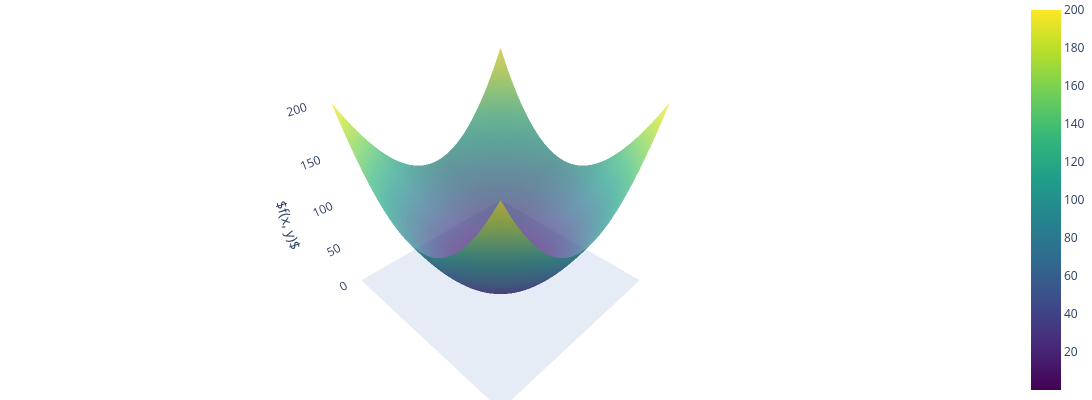

Here is the notebook cell this chart was saved with:
### Markdown cell above
### Interactive Plotting

### Code cell
import numpy as np
import plotly.graph_objects as go

# Define the grid for the plot
x = np.linspace(-10, 10, 100)
y = np.linspace(-10, 10, 100)
X, Y = np.meshgrid(x, y)

Z = X**2 + Y**2

# Create the 3D surface plot
fig = go.Figure()

fig.add_trace(
    go.Surface(
        z=Z, 
        x=X, 
        y=Y, 
        colorscale='Viridis', 
        opacity=0.7  # Set transparency
    )
)

# Update layout for labels and styling
fig.update_layout(
    scene=dict(
        xaxis_title='$x$',
        yaxis_title='$y$',
        zaxis_title='$f(x, y)$',
        xaxis=dict(visible=False),  # Hide x-axis
        yaxis=dict(visible=False),  # Hide y-axis
    ),
    margin=dict(l=0, r=0, t=0, b=0),  # Reduce padding
    paper_bgcolor='rgba(0,0,0,0)',  # Transparent background
    width=1400,  # Set figure width
    height=400   # Set figure height
)

# Show the plot
# fig.show()

### Figure 1 — Plotly figure (JSON) as saved in the notebook; plotly's stock layout.template omitted (floating-point values rounded to 4 significant figures; data arrays with more than 128 entries replaced by an {"elided": "..."} marker saying what was removed)
{"data": [{"colorscale": [[0, "#440154"], [0.1111, "#482878"], [0.2222, "#3e4989"], [0.3333, "#31688e"], [0.4444, "#26828e"], [0.5556, "#1f9e89"], [0.6667, "#35b779"], [0.7778, "#6ece58"], [0.8889, "#b5de2b"], [1, "#fde725"]], "opacity": 0.7, "type": "surface", "x": {"elided": "100x100 float values"}, "y": {"elided": "100x100 float values"}, "z": {"elided": "100x100 float values"}}], "layout": {"height": 400, "margin": {"b": 0, "l": 0, "r": 0, "t": 0}, "paper_bgcolor": "rgba(0,0,0,0)", "scene": {"xaxis": {"title": {"text": "$x$"}, "visible": false}, "yaxis": {"title": {"text": "$y$"}, "visible": false}, "zaxis": {"title": {"text": "$f(x, y)$"}}}, "width": 1400}}
